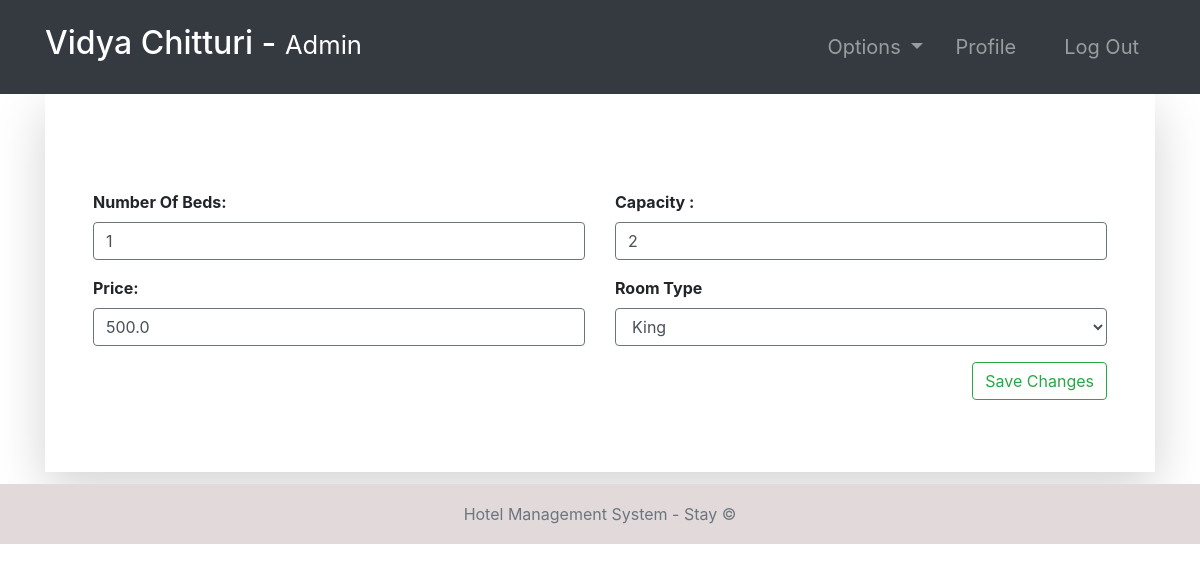
The page /room-edit/1/ (signed in) on the database its author committed.
### room/models.py (models this page shows, shortened)
class Room(models.Model):
    ROOM_TYPES = (
        ('King', 'King'),
        ('Luxury', 'Luxury'),
        ('Normal', 'Normal'),
        ('Economic', 'Economic'),
    )
    number = models.IntegerField(primary_key=True)
    capacity = models.SmallIntegerField()
    numberOfBeds = models.SmallIntegerField()
    roomType = models.CharField(max_length=20, choices=ROOM_TYPES)
    price = models.FloatField()
    statusStartDate = models.DateField(null=True)
    statusEndDate = models.DateField(null=True)

### room/views.py (the view)
# urls.py: path('room-edit/<str:pk>/', room_edit, name="room-edit"),
@login_required(login_url='login')
def room_edit(request, pk):
    role = str(request.user.groups.all()[0])
    path = role + "/"
    room = Room.objects.get(number=pk)
    form1 = editRoom(instance=room)
    context = {
        "role": role,
        "room": room,
        "form1": form1
    }
    if request.method == 'POST':
        form1 = editRoom(request.POST, instance=room)
        if form1.is_valid():
            form1.save()
            return redirect("room-profile", id=room.number)
    return render(request, path + "room-edit.html", context)

### room/forms.py
class editRoom(ModelForm):
    class Meta:
        model = Room
        fields = ["capacity", "numberOfBeds", "roomType", "price"]

### Templates/admin/room-edit.html
{% extends '../index.html' %}
{% block context %}
{% include '../common_pages/room-edit.html' %}
{% endblock %}

### Templates/incs/nav.html (shortened to what this page needs)
<nav class="navbar navbar-dark bg-dark navbar-expand-lg py-3 " role="navigation">
    <div class="container">
        <a href="" class="navbar-brand">
            <h2 class="text-capitalize">
                {{ request.user.first_name }} {{ request.user.last_name }} -
                <small>
                    {{ role }}
                </small>
            </h2>
        </a>
        <div class="collapse navbar-collapse" id="navbarTags">
            <ul class="navbar-nav ml-auto">
                <li class="nav-item dropdown p-2">
                    <a class="nav-link dropdown-toggle" href="#" id="navbarDropdown" role="button"
                        data-toggle="dropdown" aria-haspopup="true" aria-expanded="false">
                        Options
                    </a>
                </li>
                <li class="nav-item mr-3 p-2">
                    {% if role == 'staff' or role == 'receptionist' or role == 'admin' or role == 'manager' %}
                    <a href="{% url 'employee-profile' user.id %}" class="nav-link">Profile</a>
                    {% endif %}
                </li>
                <li class="nav-item p-2 ">
                    <a href="{% url 'logout' %}" class="nav-link">Log Out</a>
                </li>
            </ul>
        </div>
    </div>
</nav>

### Templates/common_pages/room-edit.html (shortened to what this page needs)
<div class="container">
    <div class="shadow-lg p-5">
        <form action="" method="POST">
            <div class="row mt-5">
                <div class="col-6">
                    <div class="form-group">
                        <label for="item-quantity"><b>Number Of Beds: </b></label>
                        <input type="number" min="0" class="form-control border border-secondary"
                            value="{{room.numberOfBeds}}" id="id_numberOfBeds" name="numberOfBeds">
                    </div>
                    <div class="form-group">
                        <label for="item-quantity"><b>Price: </b></label>
                        <input type="number" min="0" step="0.01" class="form-control border border-secondary"
                            value="{{room.price}}" id="id_price" name="price">
                    </div>
                </div>
                <div class="col-6">
                    <div class="form-group ">
                        <label for="item-type"><b>Capacity : </b></label>
                        <input type="number" min="1" class="form-control border border-secondary"
                            value="{{room.capacity}}" id="id_capacity" name="capacity">
                    </div>
                    <div class="form-group">
                        <label for="item-quantity"><b>Room Type</b></label>
                        <select name="roomType" required="" id="id_roomType"
                            class="form-control border border-secondary">
                            <option value="King" {% if room.roomType == 'King' %} selected {% endif %}>King</option>
                        </select>
                    </div>
                    <button type="submit" name="submit" class="btn btn-outline-success float-right">Save
                        Changes</button>
                </div>
            </div>
        </form>
        <br>
    </div>
</div>

### static/css/main.css (style rules this page uses)
* { margin: 0; padding: 0; -webkit-font-smoothing: antialiased; }
body { position: relative; }
nav .nav-item { font-size: 20px; }

### rows shown on the page
Room: numberOfBeds "1", price "500.0", capacity "2", roomType "King"

### other values the page prints
{{ request.user.first_name }} "Vidya"
{{ request.user.last_name }} "Chitturi"
{{ role }} "Admin"
